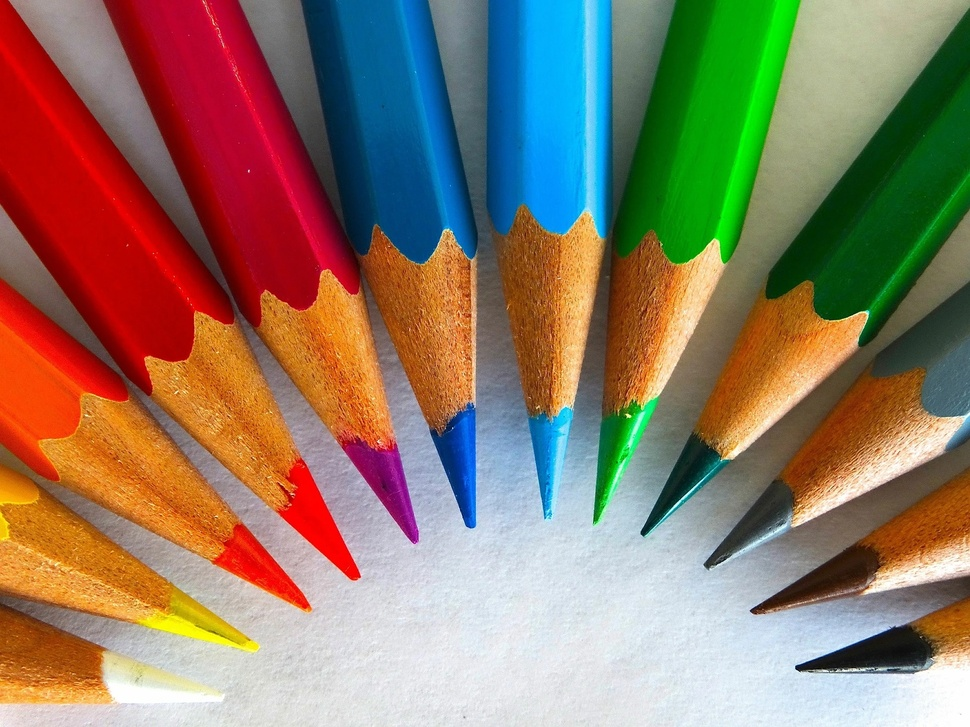
#> input picture Deep_Learning/OpenCV/images/pencils.jpg, 970 x 727 px, shrunk from 1920 x 1440 before the run
$ python OpenCV33.py
#> lines starting #> are read from the running program, lines starting #| are printed output that depends on the picture
import cv2
import numpy as np
import matplotlib.pyplot as plt
# 이미지 연산

src = cv2.imread('./images/pencils.jpg')
#> src is the input picture: shape (727, 970, 3); mean B, G, R 101, 121.2, 141.8

number1 = np.ones_like(src) * 127
number2 = np.ones_like(src) * 2

add = cv2.add(src, number1)
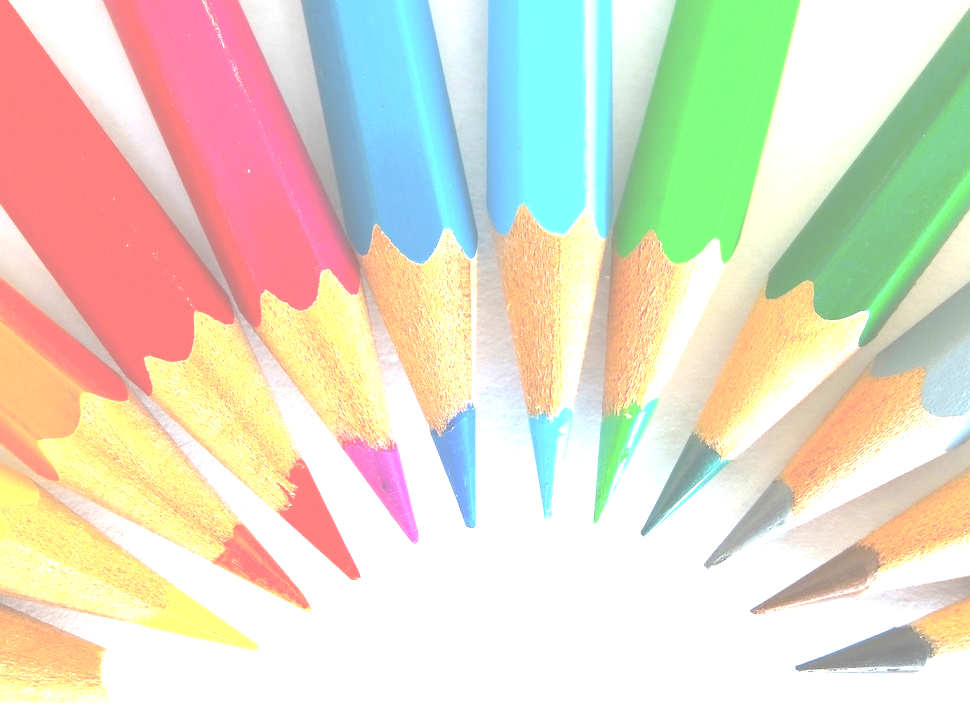
#> add: shape (727, 970, 3); mean B, G, R 200.2, 219.9, 225.9
sub = cv2.subtract(src, number1)
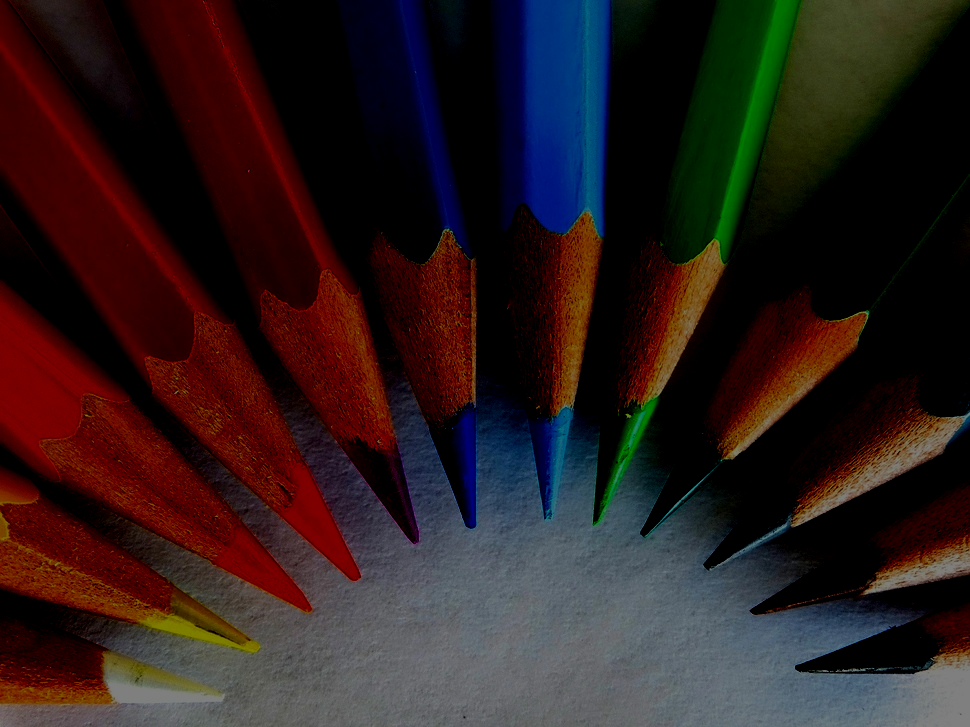
#> sub: shape (727, 970, 3); mean B, G, R 28.2, 28.7, 43.5
mul = cv2.multiply(src, number2)
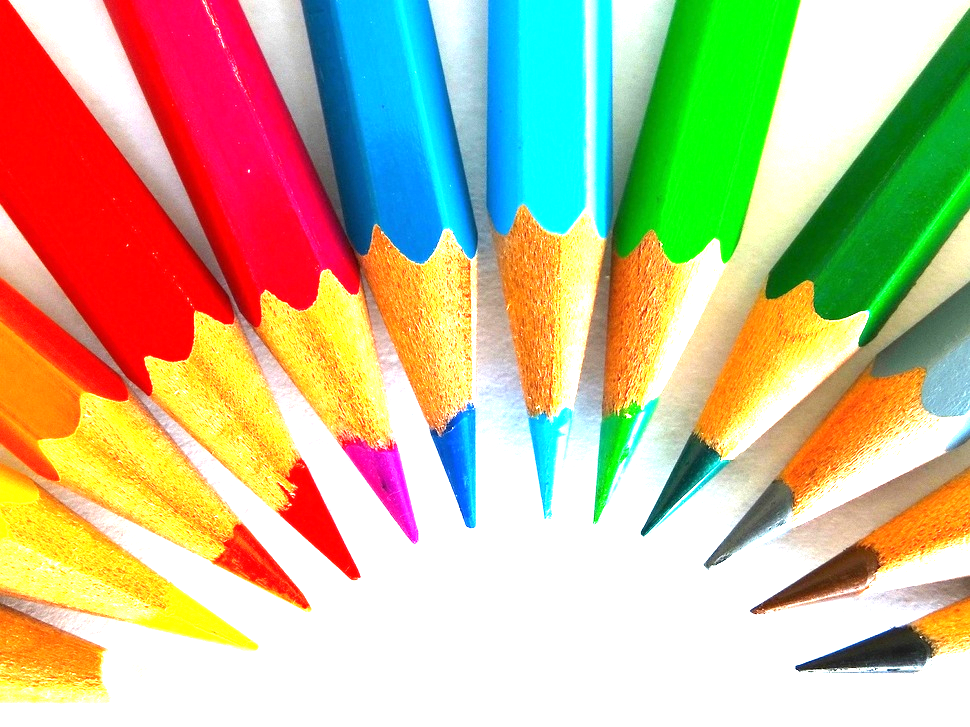
#> mul: shape (727, 970, 3); mean B, G, R 145.9, 185.3, 197.1
div = cv2.divide(src, number2)
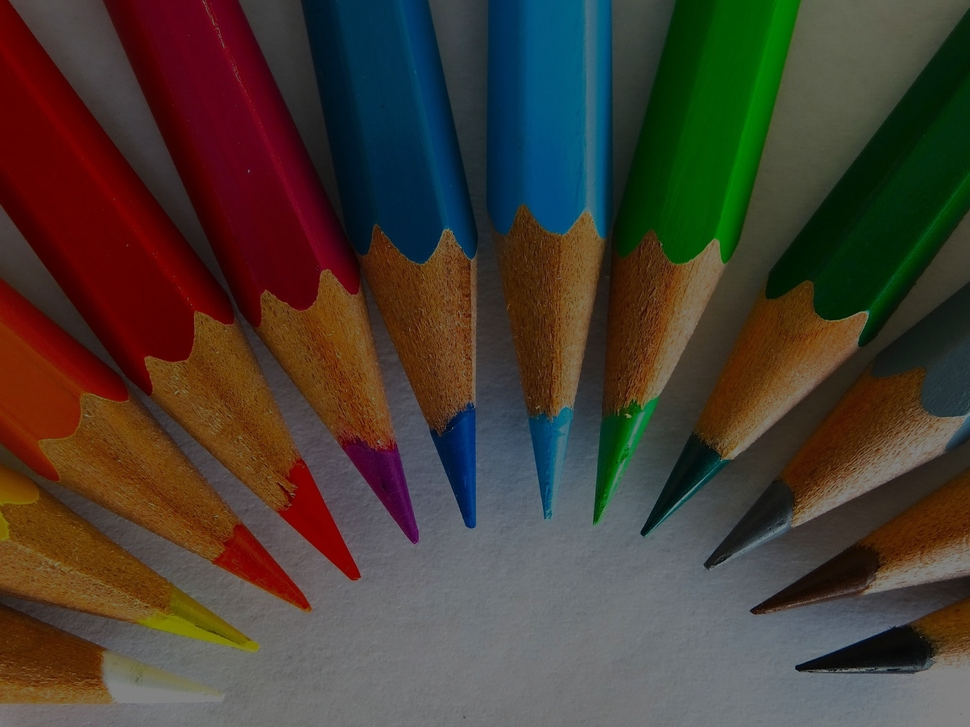
#> div: shape (727, 970, 3); mean B, G, R 50.5, 60.6, 70.9

src = np.concatenate((src, src, src, src), axis=1)
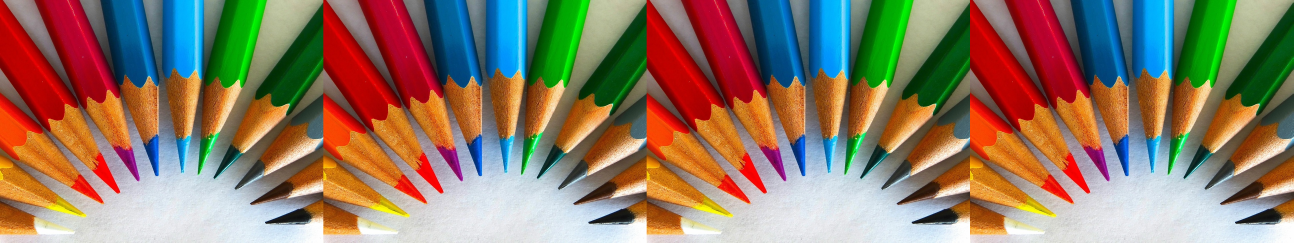
#> src: shape (727, 3880, 3) (shown at 1/3 size); mean B, G, R 101, 121.2, 141.8
number = np.concatenate((number1, number1, number2, number2), axis=1)

dst = np.concatenate((add, sub, mul, div), axis=1)
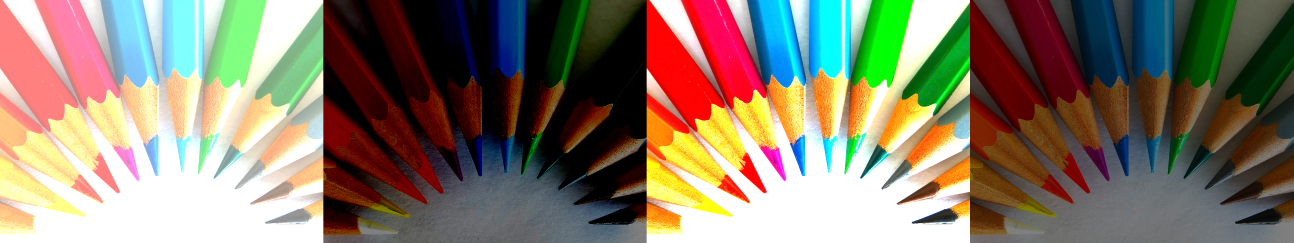
#> dst: shape (727, 3880, 3) (shown at 1/3 size); mean B, G, R 106.2, 123.6, 134.3
dst = np.concatenate((src, number, dst), axis=0)
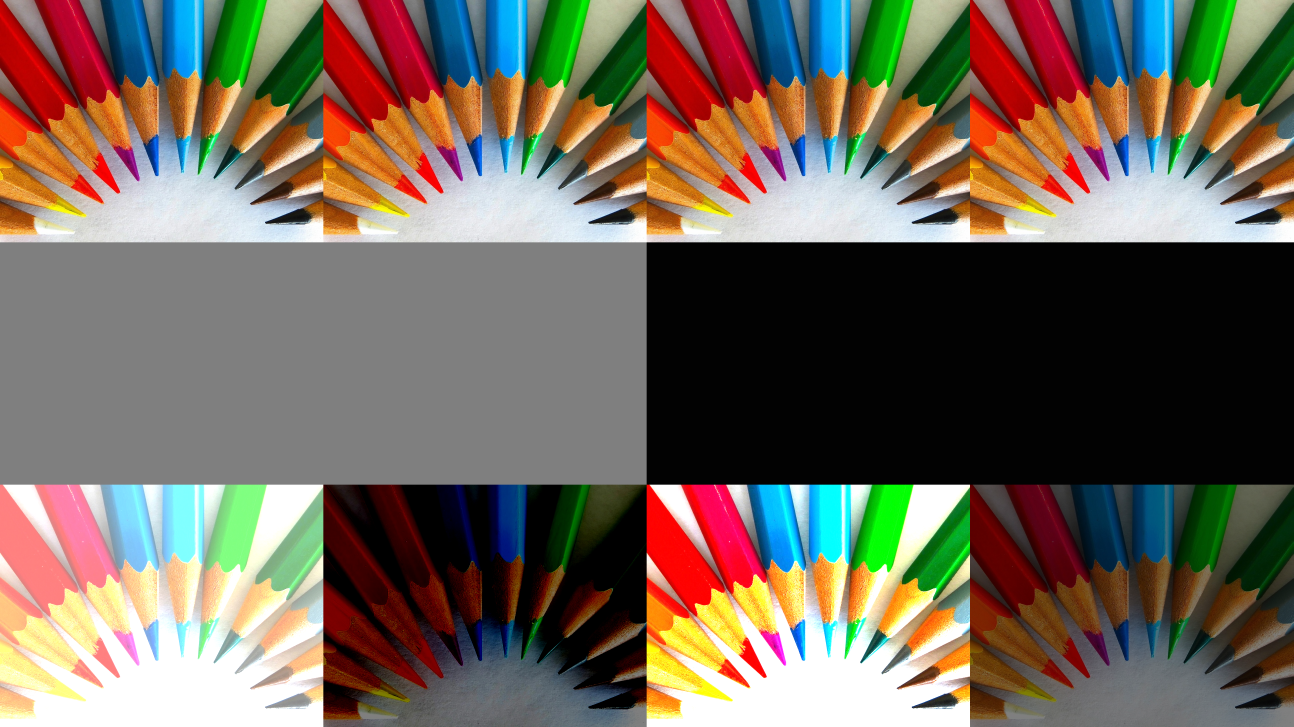
#> dst: shape (2181, 3880, 3) (shown at 1/3 size); mean B, G, R 90.6, 103.1, 113.5
# img_show(['dst'], [dst])
cv2.imshow('dst', dst)
cv2.waitKey(0)
cv2.destroyAllWindows()

$ run again, with Deep_Learning/OpenCV/images/Billiard.jpg copied over Deep_Learning/OpenCV/images/pencils.jpg
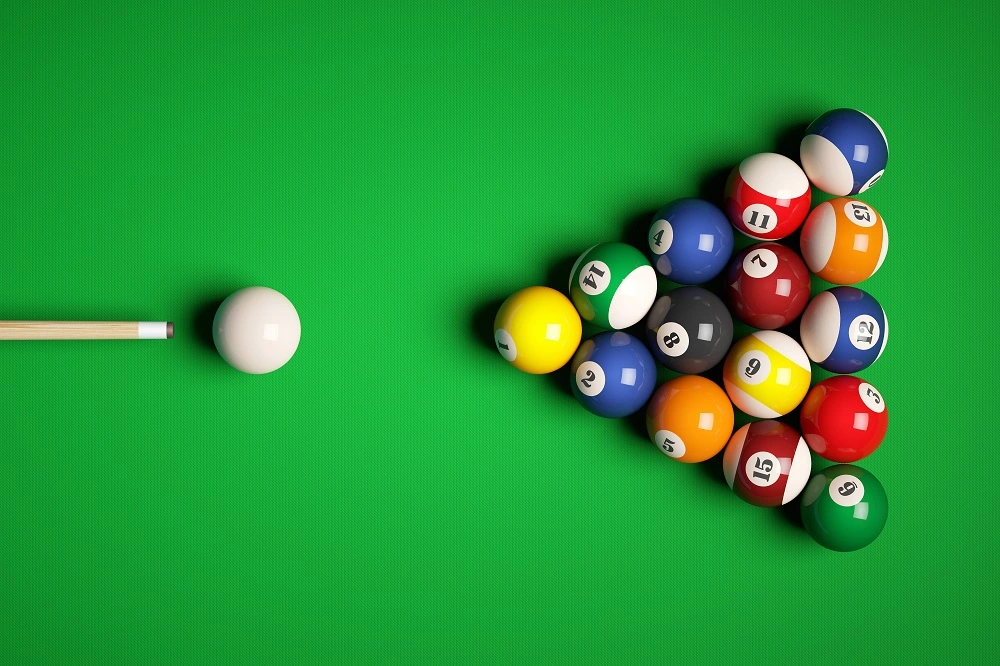
#> input picture Deep_Learning/OpenCV/images/Billiard.jpg, 1000 x 666 px
#> src is the input picture: shape (666, 1000, 3); mean B, G, R 57.3, 151.7, 40
#> `src = np.concatenate((src, src, src, src), axis=1)`:
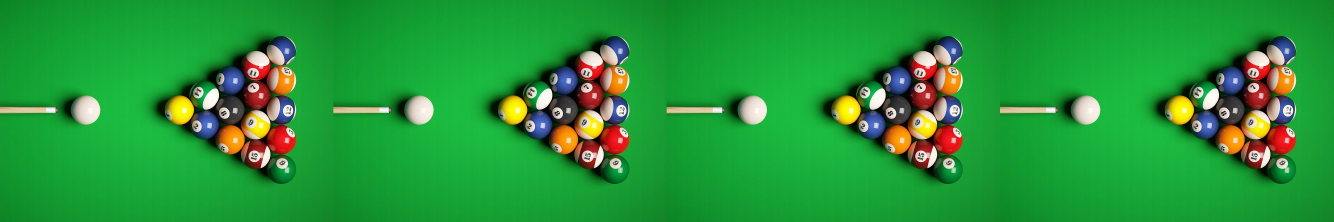
#> src: shape (666, 4000, 3) (shown at 1/3 size); mean B, G, R 57.3, 151.7, 40
#> `dst = np.concatenate((src, number, dst), axis=0)`:
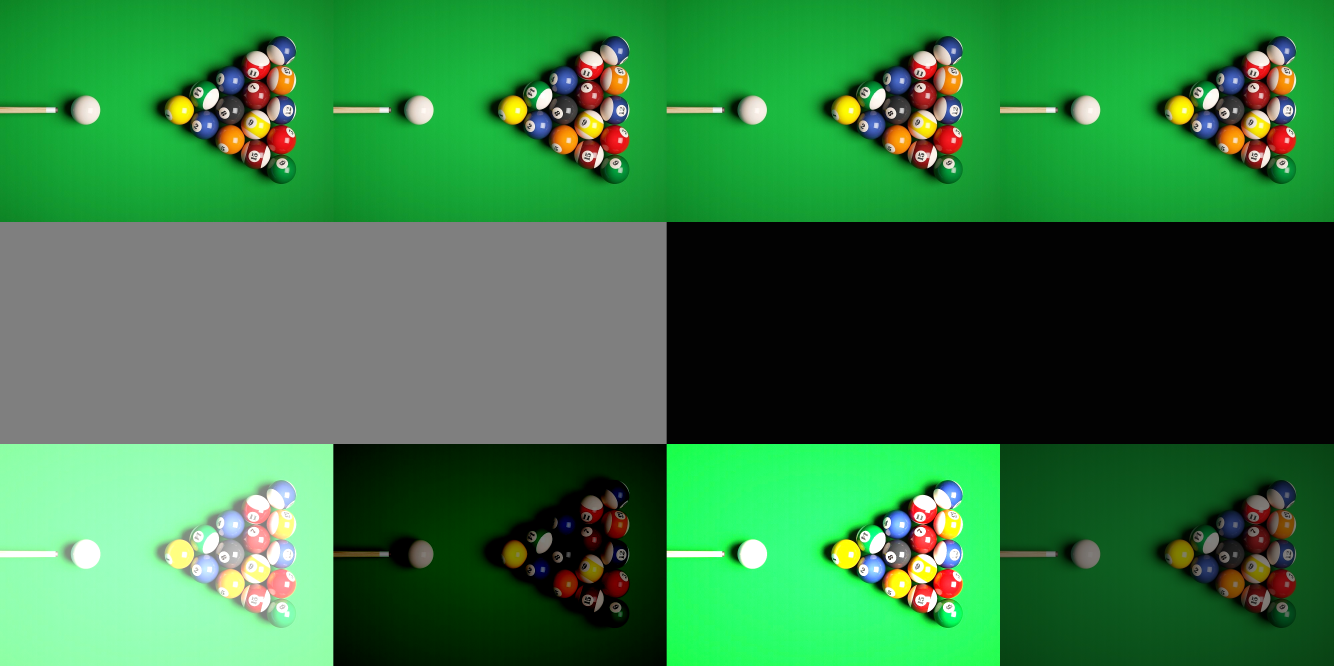
#> dst: shape (1998, 4000, 3) (shown at 1/3 size); mean B, G, R 67.3, 121.5, 55.8
